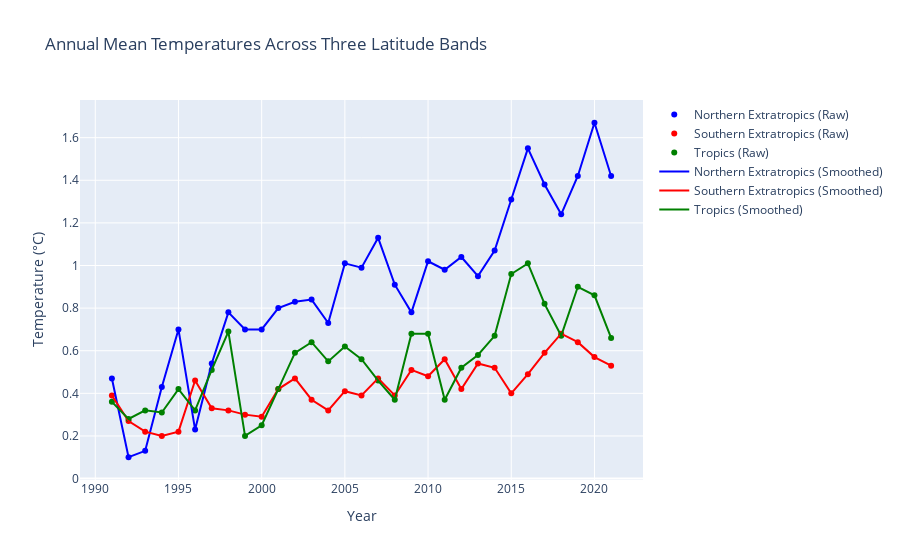

Notebook code cell kept with this figure:
### Markdown cell above
#### Create  a line plot showing NH and SH Annual Mean temperatures along with their Lowess smoothing (The raw data points are also shown for reference) across three latitude bands (Northern Extratropics,Tropics,Southern Extratropics)

### Code cell
# Create traces for raw data and smoothed data
trace_northern = go.Scatter(x=annual_mean_northern_extratropics.index, y=annual_mean_northern_extratropics, mode='markers', name='Northern Extratropics (Raw)', marker=dict(color='blue'))
trace_southern = go.Scatter(x=annual_mean_southern_extratropics.index, y=annual_mean_southern_extratropics, mode='markers', name='Southern Extratropics (Raw)', marker=dict(color='red'))
trace_tropics = go.Scatter(x=annual_mean_tropics.index, y=annual_mean_tropics, mode='markers', name='Tropics (Raw)', marker=dict(color='green'))

trace_northern_smoothed = go.Scatter(x=northern_extratropics_smoothed[:, 0], y=northern_extratropics_smoothed[:, 1], mode='lines', name='Northern Extratropics (Smoothed)', line=dict(color='blue'))
trace_southern_smoothed = go.Scatter(x=southern_extratropics_smoothed[:, 0], y=southern_extratropics_smoothed[:, 1], mode='lines', name='Southern Extratropics (Smoothed)', line=dict(color='red'))
trace_tropics_smoothed = go.Scatter(x=tropics_smoothed[:, 0], y=tropics_smoothed[:, 1], mode='lines', name='Tropics (Smoothed)', line=dict(color='green'))

# Combine traces
data = [trace_northern, trace_southern, trace_tropics, trace_northern_smoothed, trace_southern_smoothed, trace_tropics_smoothed]

# Layout
layout = go.Layout(title='Annual Mean Temperatures Across Three Latitude Bands',
                   xaxis=dict(title='Year'),
                   yaxis=dict(title='Temperature (°C)'))

# Create figure
fig = go.Figure(data=data, layout=layout)

# Show plot
fig.show()

### Figure 1 — Plotly figure (JSON) as saved in the notebook; plotly's stock layout.template omitted (floating-point values rounded to 4 significant figures)
{"data": [{"marker": {"color": "blue"}, "mode": "markers", "name": "Northern Extratropics (Raw)", "type": "scatter", "x": [1991, 1992, 1993, 1994, 1995, 1996, 1997, 1998, 1999, 2000, 2001, 2002, 2003, 2004, 2005, 2006, 2007, 2008, 2009, 2010, 2011, 2012, 2013, 2014, 2015, 2016, 2017, 2018, 2019, 2020, 2021], "y": [0.47, 0.1, 0.13, 0.43, 0.7, 0.23, 0.54, 0.78, 0.7, 0.7, 0.8, 0.83, 0.84, 0.73, 1.01, 0.99, 1.13, 0.91, 0.78, 1.02, 0.98, 1.04, 0.95, 1.07, 1.31, 1.55, 1.38, 1.24, 1.42, 1.67, 1.42]}, {"marker": {"color": "red"}, "mode": "markers", "name": "Southern Extratropics (Raw)", "type": "scatter", "x": [1991, 1992, 1993, 1994, 1995, 1996, 1997, 1998, 1999, 2000, 2001, 2002, 2003, 2004, 2005, 2006, 2007, 2008, 2009, 2010, 2011, 2012, 2013, 2014, 2015, 2016, 2017, 2018, 2019, 2020, 2021], "y": [0.39, 0.27, 0.22, 0.2, 0.22, 0.46, 0.33, 0.32, 0.3, 0.29, 0.42, 0.47, 0.37, 0.32, 0.41, 0.39, 0.47, 0.39, 0.51, 0.48, 0.56, 0.42, 0.54, 0.52, 0.4, 0.49, 0.59, 0.68, 0.64, 0.57, 0.53]}, {"marker": {"color": "green"}, "mode": "markers", "name": "Tropics (Raw)", "type": "scatter", "x": [1991, 1992, 1993, 1994, 1995, 1996, 1997, 1998, 1999, 2000, 2001, 2002, 2003, 2004, 2005, 2006, 2007, 2008, 2009, 2010, 2011, 2012, 2013, 2014, 2015, 2016, 2017, 2018, 2019, 2020, 2021], "y": [0.36, 0.28, 0.32, 0.31, 0.42, 0.32, 0.51, 0.69, 0.2, 0.25, 0.42, 0.59, 0.64, 0.55, 0.62, 0.56, 0.46, 0.37, 0.68, 0.68, 0.37, 0.52, 0.58, 0.67, 0.96, 1.01, 0.82, 0.67, 0.9, 0.86, 0.66]}, {"line": {"color": "blue"}, "mode": "lines", "name": "Northern Extratropics (Smoothed)", "type": "scatter", "x": [1991, 1992, 1993, 1994, 1995, 1996, 1997, 1998, 1999, 2000, 2001, 2002, 2003, 2004, 2005, 2006, 2007, 2008, 2009, 2010, 2011, 2012, 2013, 2014, 2015, 2016, 2017, 2018, 2019, 2020, 2021], "y": [0.47, 0.1, 0.13, 0.43, 0.7, 0.23, 0.54, 0.78, 0.7, 0.7, 0.8, 0.83, 0.84, 0.73, 1.01, 0.99, 1.13, 0.91, 0.78, 1.02, 0.98, 1.04, 0.95, 1.07, 1.31, 1.55, 1.38, 1.24, 1.42, 1.67, 1.42]}, {"line": {"color": "red"}, "mode": "lines", "name": "Southern Extratropics (Smoothed)", "type": "scatter", "x": [1991, 1992, 1993, 1994, 1995, 1996, 1997, 1998, 1999, 2000, 2001, 2002, 2003, 2004, 2005, 2006, 2007, 2008, 2009, 2010, 2011, 2012, 2013, 2014, 2015, 2016, 2017, 2018, 2019, 2020, 2021], "y": [0.39, 0.27, 0.22, 0.2, 0.22, 0.46, 0.33, 0.32, 0.3, 0.29, 0.42, 0.47, 0.37, 0.32, 0.41, 0.39, 0.47, 0.39, 0.51, 0.48, 0.56, 0.42, 0.54, 0.52, 0.4, 0.49, 0.59, 0.68, 0.64, 0.57, 0.53]}, {"line": {"color": "green"}, "mode": "lines", "name": "Tropics (Smoothed)", "type": "scatter", "x": [1991, 1992, 1993, 1994, 1995, 1996, 1997, 1998, 1999, 2000, 2001, 2002, 2003, 2004, 2005, 2006, 2007, 2008, 2009, 2010, 2011, 2012, 2013, 2014, 2015, 2016, 2017, 2018, 2019, 2020, 2021], "y": [0.36, 0.28, 0.32, 0.31, 0.42, 0.32, 0.51, 0.69, 0.2, 0.25, 0.42, 0.59, 0.64, 0.55, 0.62, 0.56, 0.46, 0.37, 0.68, 0.68, 0.37, 0.52, 0.58, 0.67, 0.96, 1.01, 0.82, 0.67, 0.9, 0.86, 0.66]}], "layout": {"title": {"text": "Annual Mean Temperatures Across Three Latitude Bands"}, "xaxis": {"title": {"text": "Year"}}, "yaxis": {"title": {"text": "Temperature (°C)"}}}}
